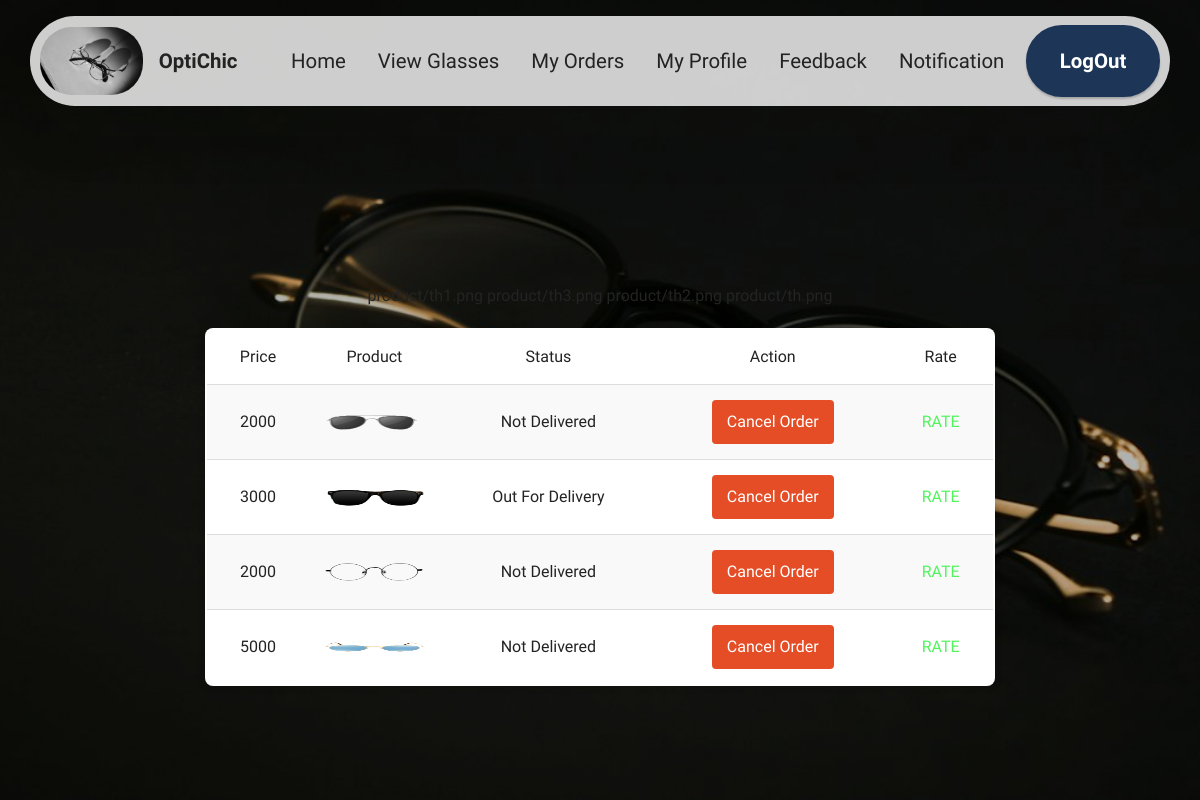
Page /uorder.php (signed in) on the committed database.
### tables this page shows
CREATE TABLE IF NOT EXISTS `purchase` (
  `id` int(5) NOT NULL AUTO_INCREMENT,
  `name` varchar(25) NOT NULL,
  `user` varchar(50) NOT NULL,
  `shop` varchar(50) NOT NULL,
  `address` varchar(50) NOT NULL,
  `phone` bigint(20) NOT NULL,
  `product_id` varchar(50) NOT NULL,
  `price` int(5) NOT NULL,
  `status` int(5) NOT NULL DEFAULT '0',
  PRIMARY KEY (`id`)
);

CREATE TABLE IF NOT EXISTS `product` (
  `id` int(5) NOT NULL AUTO_INCREMENT,
  `username` varchar(50) NOT NULL,
  `brand` varchar(25) NOT NULL,
  `model` varchar(11) NOT NULL,
  `frame_color` varchar(10) NOT NULL,
  `price` varchar(29) NOT NULL,
  `photo` varchar(50) NOT NULL,
  `lens_color` varchar(15) NOT NULL,
  PRIMARY KEY (`id`)
);

### uorder.php (the view, shortened to what this page needs)
<?php
	include('uhead.php');
	include('dbconnect.php');
?>
<center>
<form method="POST" action="">
   <table border="2">
    <tr>
      <td>Price</td>
      <td>Product</td>
      <td>Status</td>
      <td>Action</td>
      <td>Rate</td>
    </tr>
<?php
              $uname=$_SESSION['email'];
  $sql="select * from purchase where user='$uname' and status!='4'";
                  $m=mysql_query($sql,$conn);
                  while($r=mysql_fetch_array($m))
                    {
                  $product=$r['product_id'];
                  $price=$r['price'];
                  $status=$r['status'];
                  $sql1 = "SELECT * FROM product WHERE id='$product'";
                  $rr = mysql_fetch_array(mysql_query($sql1, $conn));
                  $pic = $rr['photo'];
                  ?>
                    <tr>
                      <td><?php echo $price ?></td>
                      <td><img src="<?php echo $pic ?>" height='20px' width='15px'></td>
                      <td><?php
                            if($status==0)
                              echo 'Not Delivered';
                            else if($status==1)
                              echo 'Delivered';
                            else if($status==3)
                              echo 'Out For Delivery';
                       ?></td>
                     <td><input type="submit" name="submit" value="Cancel Order"></td>
                     <td><a href="rate.php?id=<?php echo $product ?>" style="color:#50f55c">RATE</a></td>
                    </td></tr>
                  <?php
                }
?>
  </table>

### assets/theme/css/style.css (style rules this page uses)
body { font-style: normal; line-height: 1.5; font-weight: 400; color: #232323; position: relative; }
a { font-style: normal; font-weight: 400; cursor: pointer; }
a, a:hover { text-decoration: none; }
h1, h2, h3, h4, h5, h6, .display-1, .display-2, .display-4, .display-5, .display-7, span, p, a { line-height: 1; word-break: break-word; word-wrap: break-word; font-weight: 400; }
img, iframe { display: block; width: 100%; }
[type=submit] { -webkit-appearance: none; }
html, body { height: auto; min-height: 100vh; }

### assets/mobirise/css/additional.css (style rules this page uses)
img, .card-wrap, .card-wrapper, .video-wrapper, .mbr-figure iframe, .google-map iframe, .slide-content, .plan, .card, .item-wrapper { border-radius: 2rem !important; }
body { font-family: var(--display1-font, 'Inter Tight'); background: color-mix(in srgb, var(--dominant-color, #0f1305) 10%, transparent); }
a, a:hover { color: var(--primary-color, #9fe870); }
body { overflow-x: hidden; }
a { transition: color 0.6s; }

### uhead.php (style rules this page uses)
:root { --background: #FDEBED; --dominant-color: #E63946; --primary-color: #1D3557; --secondary-color: #A8DADC; --success-color: #20AC6B; --danger-color: #AE1E2C; --warning-color: #CC9900; --info-color: #0AA3C2; --background-text: #000000; --dominant-text: #FFFFFF; --primary-text: #FFFFFF; --secondary-text: #000000; --success-text: #FFFFFF; --danger-text: #FFFFFF; --warning-text: #000000; --info-text: #FFFFFF; }

### uorder.php (style rules this page uses)
center { margin-top: 20px; }
table { border-collapse: collapse; width: 90%; margin-top: 20px; background-color: #fff; box-shadow: 0 0 10px rgba(0, 0, 0, 0.1); border-radius: 8px; overflow: hidden; margin-bottom: 50px; }
th, td { padding: 15px; text-align: center; border-bottom: 1px solid #ddd; }
tr:nth-child(even) { background-color: #f9f9f9; }
input[type="submit"] { background-color: #e44d26; color: white; padding: 10px 15px; border: none; border-radius: 4px; cursor: pointer; transition: background-color 0.3s; }

### rows in the picture
purchase: price "2000", product.photo (picture), status "Not Delivered"
purchase: price "3000", product.photo (picture), status "Out For Delivery"
purchase: price "2000", product.photo (picture), status "Not Delivered"
purchase: price "5000", product.photo (picture), status "Not Delivered"
